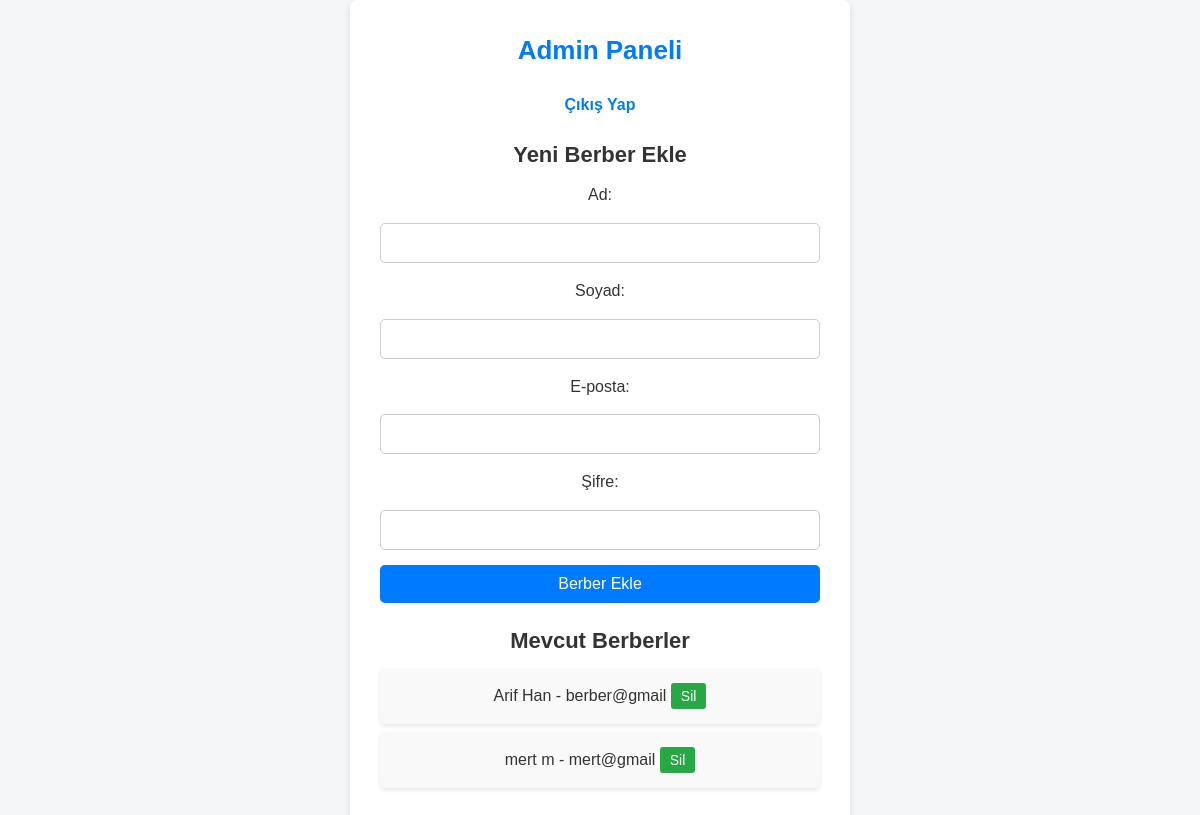
The app's page /admin (signed in) with its own data.
### app.py (models this page shows)
class User(db.Model, UserMixin): #usermixin kullanıcı doğrulamasında işe yarar
    id = db.Column(db.Integer, primary_key=True)
    first_name = db.Column(db.String(100), nullable=False)
    last_name = db.Column(db.String(100), nullable=False)
    email = db.Column(db.String(120), unique=True, nullable=False)
    password = db.Column(db.String(60), nullable=False)
    role = db.Column(db.String(20), nullable=False)
    customer_appointments = db.relationship('Appointment', foreign_keys='Appointment.customer_id', backref='customer', lazy=True)
    barber_appointments = db.relationship('Appointment', foreign_keys='Appointment.barber_id', backref='barber', lazy=True)

### app.py (the view)
@app.route('/admin')
@login_required
def admin_panel():
    if current_user.role != 'Admin':
        flash('Bu sayfaya erişim izniniz yok.', 'danger')
        return redirect(url_for('dashboard'))
    barbers = User.query.filter_by(role='Berber').all()
    return render_template('admin.html', barbers=barbers)

### app.py (called while the page is built)
@login_manager.user_loader
def load_user(user_id):
    return User.query.get(int(user_id))

### templates/admin.html (shortened to what this page needs)
<!DOCTYPE html>
<html lang="tr">
<head>
    <link rel="stylesheet" href="{{ url_for('static', filename='css/style.css') }}">
</head>
<body>
    <div class="container">
        <header>
            <h1>Admin Paneli</h1>
            <a href="{{ url_for('logout') }}" class="logout-btn">Çıkış Yap</a>
        </header>
        <section class="new-barber">
            <h2>Yeni Berber Ekle</h2>
            <form action="{{ url_for('add_barber') }}" method="POST">
                <label for="first_name">Ad:</label>
                <input type="text" name="first_name" required>
                <label for="last_name">Soyad:</label>
                <input type="text" name="last_name" required>
                <label for="email">E-posta:</label>
                <input type="email" name="email" required>
                <label for="password">Şifre:</label>
                <input type="password" name="password" required>
                <button type="submit" class="add-btn">Berber Ekle</button>
            </form>
        </section>
        <section class="existing-barbers">
            <h2>Mevcut Berberler</h2>
            <ul>
                {% for barber in barbers %}
                    <li>
                        {{ barber.first_name }} {{ barber.last_name }} - {{ barber.email }}
                        <form action="{{ url_for('delete_barber', barber_id=barber.id) }}" method="POST" style="display:inline;">
                            <button type="submit" class="delete-btn" onclick="return confirm('Bu berberi ve tüm verilerini silmek istediğinize emin misiniz?')">Sil</button>
                        </form>
                    </li>
                {% endfor %}
            </ul>
        </section>
    </div>
</body>
</html>

### static/css/style.css (style rules this page uses)
* { margin: 0; padding: 0; box-sizing: border-box; }
body { font-family: Arial, sans-serif; background-color: #f4f6f8; color: #333; display: flex; justify-content: center; align-items: center; min-height: 100vh; line-height: 1.6; }
h1 { color: #007bff; margin-bottom: 20px; font-size: 26px; text-align: center; }
h2 { color: #333; font-size: 22px; margin-top: 20px; margin-bottom: 10px; }
.container { background-color: #fff; border-radius: 8px; padding: 30px; box-shadow: 0px 4px 8px rgba(0, 0, 0, 0.1); width: 100%; max-width: 500px; text-align: center; }
form { display: flex; flex-direction: column; gap: 15px; margin-top: 10px; }
form input[type="text"], form input[type="email"], form input[type="password"], form input[type="datetime-local"] { padding: 10px; font-size: 16px; border-radius: 5px; border: 1px solid #ccc; width: 100%; }
form button { background-color: #007bff; color: #fff; border: none; padding: 10px; font-size: 16px; border-radius: 5px; cursor: pointer; transition: background-color 0.3s ease; }
a { color: #007bff; text-decoration: none; font-weight: bold; transition: color 0.3s ease; }
.container p, ul { margin-top: 10px; }
ul { list-style: none; padding: 0; }
ul li { background-color: #f9f9f9; padding: 15px; margin-bottom: 8px; border-radius: 5px; box-shadow: 0px 2px 4px rgba(0, 0, 0, 0.1); }

### records on screen
User: first_name "Arif", last_name "Han", email "berber@gmail"
User: first_name "mert", last_name "m", email "mert@gmail"
